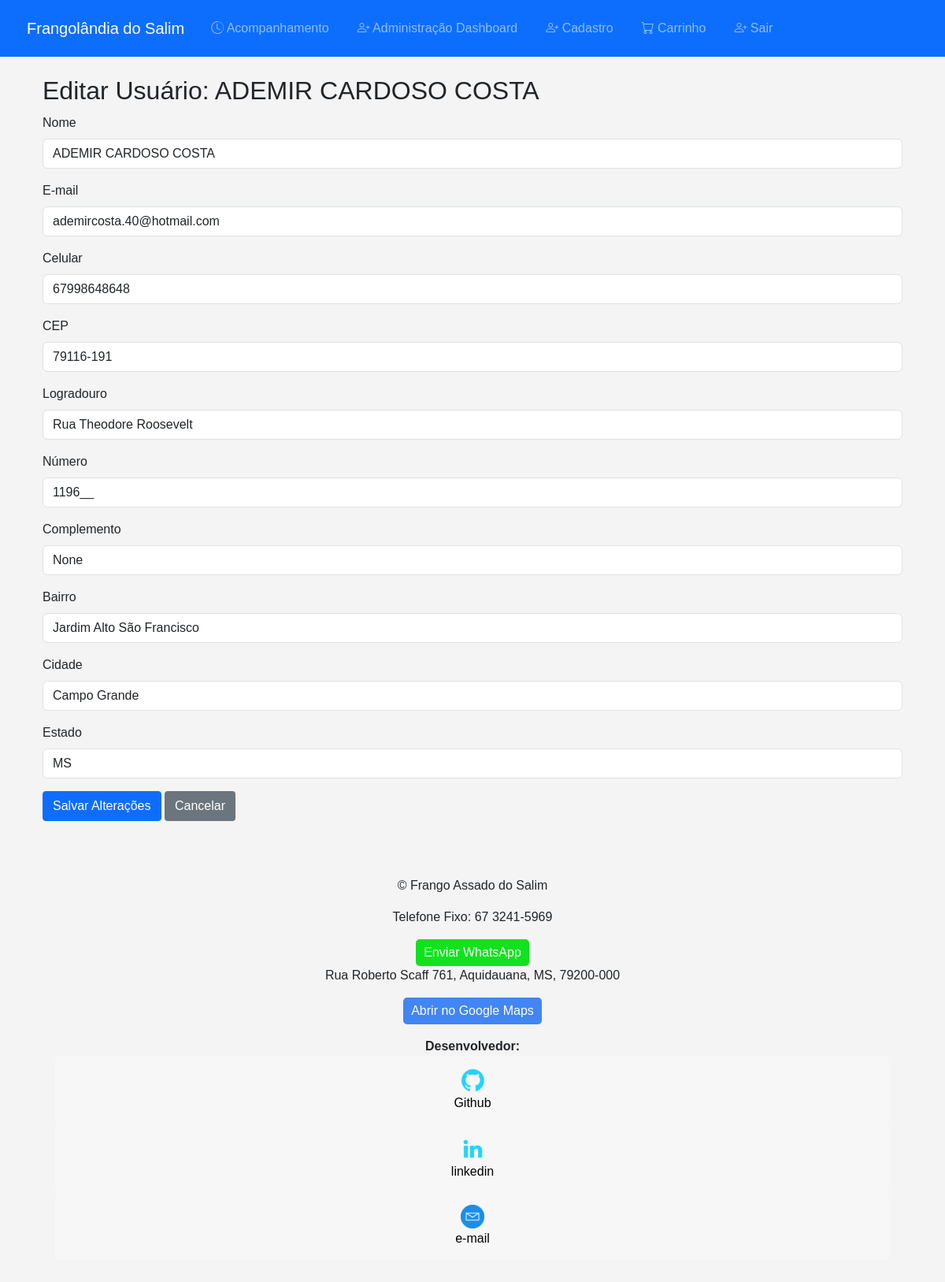
The app's page /editar_usuario/1 (signed in) with its own data.
### app.py (models this page shows, shortened)
class Usuario(db.Model, UserMixin):
    id = db.Column(db.Integer, primary_key=True)
    nome = db.Column(db.String(100), nullable=False)
    email = db.Column(db.String(100), unique=True, nullable=False)
    celular = db.Column(db.String(20), unique=True, nullable=False)
    senha_hash = db.Column(db.String(255), nullable=False)
    cep = db.Column(db.String(10), nullable=False)
    logradouro = db.Column(db.String(255), nullable=False)
    numero = db.Column(db.String(20), nullable=False)
    complemento = db.Column(db.String(100))
    bairro = db.Column(db.String(100), nullable=False)
    cidade = db.Column(db.String(100), nullable=False)
    estado = db.Column(db.String(2), nullable=False)
    is_admin = db.Column(db.Boolean, default=False)  # Campo obrigatório
    data_registro = db.Column(db.DateTime, default=datetime.utcnow)  # Data de registro
    ultimo_pedido = db.Column(db.DateTime)  # Data do último pedido
    itens_pedidos = db.Column(db.String(255))  # Itens pedidos (pode ser ajustado para um relacionamento com outra tabela)

### app.py (the view, shortened to what this page needs)
@app.route('/editar_usuario/<int:user_id>', methods=['GET', 'POST'])
@login_required
def editar_usuario(user_id):
    if not current_user.is_admin:
        return redirect(url_for('index'))
    usuario = Usuario.query.get_or_404(user_id)
    return render_template('editar_usuario.html', usuario=usuario)

### app.py (called while the page is built)
@login_manager.user_loader
def load_user(user_id):
    return Usuario.query.get(int(user_id))

@app.context_processor
def inject_datetime():
    cuiaba_tz = pytz.timezone('America/Cuiaba')
    return {
        'datetime': datetime,
        'timedelta': timedelta,
        'now_in_cuiaba': lambda: datetime.now(cuiaba_tz)  # Data atual em Cuiabá
    }

### templates/editar_usuario.html (shortened to what this page needs)
{% extends "base.html" %}
{% block content %}
<head>
    <link href="https://cdn.jsdelivr.net/npm/bootstrap@5.3.0/dist/css/bootstrap.min.css" rel="stylesheet">
    <link rel="stylesheet" href="https://cdn.jsdelivr.net/npm/bootstrap-icons@1.8.1/font/bootstrap-icons.css">
    <link rel="stylesheet" href="{{ url_for('static', filename='style.css') }}">
</head>
<div class="container mt-4">
    <h2>Editar Usuário: {{ usuario.nome }}</h2>
    <form method="POST">
        <div class="mb-3">
            <label class="form-label">Nome</label>
            <input type="text" class="form-control" name="nome" value="{{ usuario.nome }}" required>
        </div>
        <div class="mb-3">
            <label class="form-label">E-mail</label>
            <input type="email" class="form-control" name="email" value="{{ usuario.email }}" required>
        </div>
        <div class="mb-3">
            <label class="form-label">Celular</label>
            <input type="tel" class="form-control" name="celular" value="{{ usuario.celular }}" required>
        </div>
        <div class="mb-3">
            <label class="form-label">CEP</label>
            <input type="text" class="form-control" name="cep" value="{{ usuario.cep }}" required>
        </div>
        <div class="mb-3">
            <label class="form-label">Logradouro</label>
            <input type="text" class="form-control" name="logradouro" value="{{ usuario.logradouro }}" required>
        </div>
        <div class="mb-3">
            <label class="form-label">Número</label>
            <input type="text" class="form-control" name="numero" value="{{ usuario.numero }}" required>
        </div>
        <div class="mb-3">
            <label class="form-label">Complemento</label>
            <input type="text" class="form-control" name="complemento" value="{{ usuario.complemento }}">
        </div>
        <div class="mb-3">
            <label class="form-label">Bairro</label>
            <input type="text" class="form-control" name="bairro" value="{{ usuario.bairro }}" required>
        </div>
        <div class="mb-3">
            <label class="form-label">Cidade</label>
            <input type="text" class="form-control" name="cidade" value="{{ usuario.cidade }}" required>
        </div>
        <div class="mb-3">
            <label class="form-label">Estado</label>
            <input type="text" class="form-control" name="estado" value="{{ usuario.estado }}" required>
        </div>
        <button type="submit" class="btn btn-primary">Salvar Alterações</button>
        <a href="{{ url_for('admin_usuarios') }}" class="btn btn-secondary">Cancelar</a>
    </form>
</div>
{% endblock %}

### static/style.css (style rules this page uses)
body { font-family: Arial, sans-serif; margin: 0; padding: 0; background-color: #f4f4f4; }
form label { display: block; margin: 10px 0 5px; }
form input, form textarea, form select { width: 50%; padding: 8px; margin-bottom: 10px; border: 1px solid #ccc; border-radius: 4px; }
form button { padding: 10px 15px; background-color: #333; color: white; border: none; border-radius: 4px; cursor: pointer; }
.btn { display: inline-block; font-weight: 400; text-align: center; vertical-align: middle; user-select: none; border: 1px solid transparent; padding: 0.375rem 0.75rem; font-size: 1rem; line-height: 1.5; border-radius: 0.25rem; transition: color 0.15s ease-in-out, background-color 0.15s ease-in-out, border-color 0.15s ease-in-out, box-shadow 0.15s ease-in-out; }
.btn-primary { color: #fff; background-color: #007bff; border-color: #007bff; }
.btn-primary { background-color: #0d6efd; border-color: #0d6efd; }

### records on screen
Usuario: nome "ADEMIR CARDOSO COSTA", email "ademircosta.40@hotmail.com", celular "67998648648", cep "79116-191", logradouro "Rua Theodore Roosevelt", numero "1196__", complemento "None", bairro "Jardim Alto São Francisco", cidade "Campo Grande", estado "MS"
